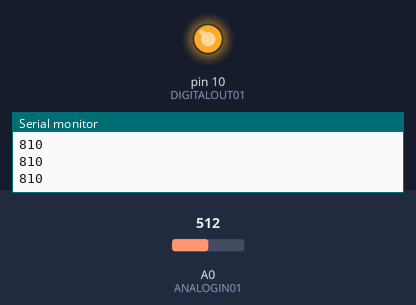
The sketch below on a simulated Arduino Uno, built with avr-gcc and run on an emulated ATmega328P. Shown: output pins drawn as LEDs (lit = HIGH), the last lines printed to the serial monitor. Inputs (shaded band) come from the test bench; at power-on: A0 (ANALOGIN01) = 512.

Above: at 1.2 s.
1.3 s: A0 (ANALOGIN01) set to 803
2.8 s: A0 (ANALOGIN01) set to 811
At 3.4 s:
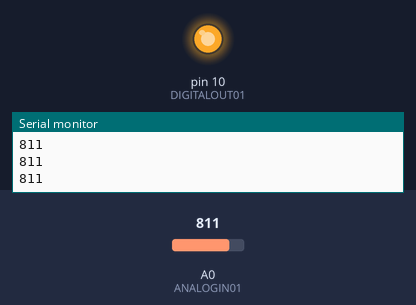
4.3 s: A0 (ANALOGIN01) set to 900
At 5.7 s:
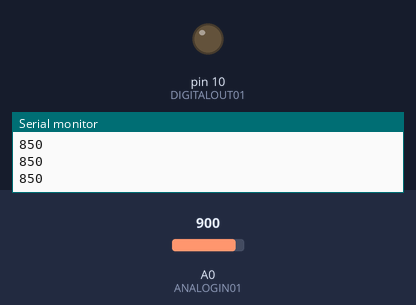
Timing chart, 0 to 7.3 s (numbered marks = the images above; inputs shaded):
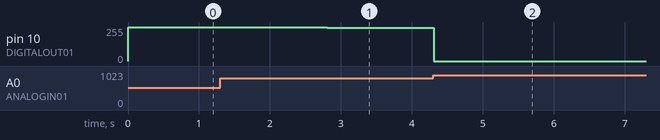

Measured:
- after the input at 2.8 s, pin 10 (DIGITALOUT01): 255/255 → 249/255 at once
- after the input at 4.3 s, pin 10 (DIGITALOUT01): 249/255 → 0/255 at once

The sketch:

IRsensorSandbox.ino
```cpp
#define ANALOGIN01 A0
#define DIGITALOUT01 10
#define msDelay 100
int analogSignal = 0;
int maxInput = 0;
int minInput = 1024;
int ledControl = 0;
//min and max inputs from testing:
//795     891
void setup() {
  // put your setup code here, to run once:
  pinMode(DIGITALOUT01, OUTPUT);
  Serial.begin(9600);
}

void loop() {
  // put your main code here, to run repeatedly:
  analogSignal = constrain(analogRead(ANALOGIN01), 810, 850);
  Serial.println(analogSignal);
  ledControl = map(analogSignal, 810, 850, 255, 0);
  analogWrite(DIGITALOUT01, ledControl);
  //delay(msDelay);
}
```
